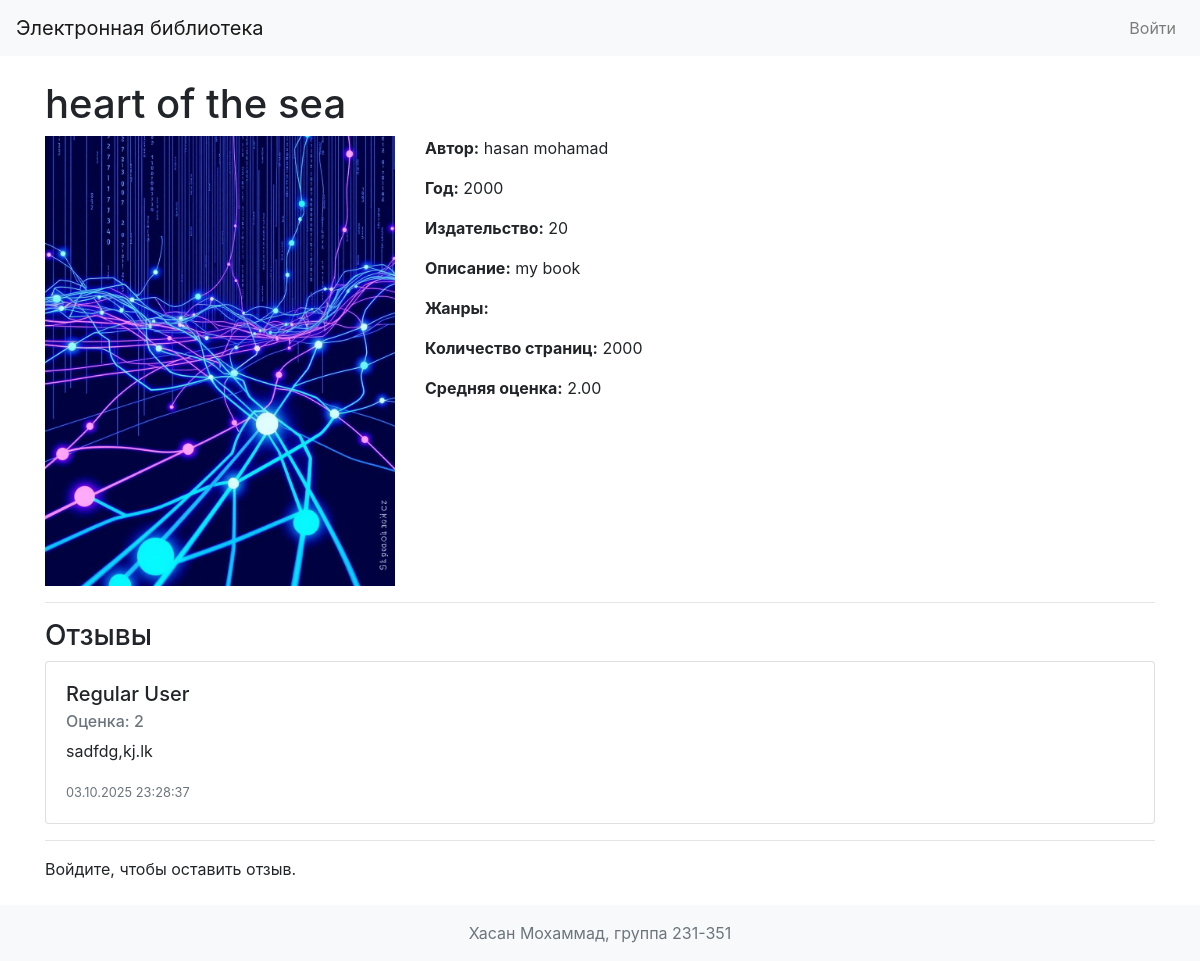
Screenshot of /book/1 with the database file from the repository.
### models.py (models this page shows, shortened)
class Book(db.Model):
    id = db.Column(db.Integer, primary_key=True)
    title = db.Column(db.String(255), nullable=False)
    description = db.Column(db.Text, nullable=False)
    year = db.Column(db.Integer, nullable=False)  # Use Integer for Year
    publisher = db.Column(db.String(255), nullable=False)
    author = db.Column(db.String(255), nullable=False)
    pages = db.Column(db.Integer, nullable=False)
    cover_id = db.Column(db.Integer, db.ForeignKey('cover.id', ondelete='CASCADE'), nullable=False)
    cover = db.relationship('Cover', backref=db.backref('books', lazy=True))
    genres = db.relationship('Genre', secondary=book_genre, backref=db.backref('books', lazy=True))
    reviews = db.relationship('Review', backref='book', lazy=True, cascade="all, delete-orphan")

class Cover(db.Model):
    id = db.Column(db.Integer, primary_key=True)
    filename = db.Column(db.String(255), nullable=False, unique=True)
    mime_type = db.Column(db.String(100), nullable=False)
    md5_hash = db.Column(db.String(32), nullable=False)

class Review(db.Model):
    id = db.Column(db.Integer, primary_key=True)
    book_id = db.Column(db.Integer, db.ForeignKey('book.id', ondelete='CASCADE'), nullable=False)
    user_id = db.Column(db.Integer, db.ForeignKey('user.id'), nullable=False)
    rating = db.Column(db.Integer, nullable=False)
    text = db.Column(db.Text, nullable=False)
    date_added = db.Column(db.TIMESTAMP, default=datetime.utcnow)
    status_id = db.Column(db.Integer, db.ForeignKey('review_status.id'), nullable=False, default=1)  # Статус "на рассмотрении" по умолчанию
    status = db.relationship('ReviewStatus', backref='reviews')

class User(UserMixin, db.Model):
    id = db.Column(db.Integer, primary_key=True)
    username = db.Column(db.String(80), unique=True, nullable=False)
    password_hash = db.Column(db.String(128), nullable=False)
    first_name = db.Column(db.String(50), nullable=False)
    last_name = db.Column(db.String(50), nullable=False)
    middle_name = db.Column(db.String(50))
    role_id = db.Column(db.Integer, db.ForeignKey('role.id'), nullable=False)
    role = db.relationship('Role', backref=db.backref('users', lazy=True))
    reviews = db.relationship('Review', backref='author', lazy=True)

### routes.py (the view)
@routes_bp.route('/book/<int:book_id>')
def book_detail(book_id):
    book = Book.query.get_or_404(book_id)
    review_form = ReviewForm()
    approved_status = ReviewStatus.query.filter_by(name='одобрена').first()
    reviews = Review.query.filter_by(book_id=book_id, status_id=approved_status.id).order_by(Review.date_added.desc()).all()
    user_review = None
    if current_user.is_authenticated:
        user_review = Review.query.filter_by(book_id=book_id, user_id=current_user.id).first()
    avg_rating = db.session.query(db.func.avg(Review.rating)).filter(Review.book_id == book.id, Review.status_id == approved_status.id).scalar() or 0
    return render_template('book_detail.html', book=book, review_form=review_form, avg_rating=avg_rating, reviews=reviews, user_review=user_review)

### templates/book_detail.html (shortened to what this page needs)
{% extends 'base.html' %}
{% block content %}
    <h1>{{ book.title }}</h1>
    <div class="row">
        <div class="col-md-4">
            <img src="{{ url_for('routes.uploaded_file', filename=book.cover.filename) }}" alt="{{ book.title }}" class="img-fluid">
        </div>
        <div class="col-md-8">
            <p><strong>Автор:</strong> {{ book.author }}</p>
            <p><strong>Год:</strong> {{ book.year }}</p>
            <p><strong>Издательство:</strong> {{ book.publisher }}</p>
            <p><strong>Описание:</strong> {{ book.description }}</p>
            <p><strong>Жанры:</strong>
            </p>
            <p><strong>Количество страниц:</strong> {{ book.pages }}</p>
            <p><strong>Средняя оценка:</strong> {{ "{:.2f}".format(avg_rating) }}</p>
        </div>
    </div>
    <hr>
    <h3>Отзывы</h3>
    {% if reviews %}
        {% for review in reviews %}
            <div class="card mb-3">
                <div class="card-body">
                    <h5 class="card-title">{{ review.author.first_name }} {{ review.author.last_name }}</h5>
                    <h6 class="card-subtitle mb-2 text-muted">Оценка: {{ review.rating }}</h6>
                    <p class="card-text">{{ review.text }}</p>
                    <p class="card-text"><small class="text-muted">{{ review.date_added.strftime('%d.%m.%Y %H:%M:%S') }}</small></p>
                </div>
            </div>
        {% endfor %}
    {% else %}
        <p>Нет отзывов для этой книги.</p>
    {% endif %}
    <hr>
        {% if current_user.is_authenticated %}
        {% if current_user.role.name == 'user' %}
            <h3>Ваш отзыв</h3>
            {% if user_review %}
                {% if user_review.status.name == 'на рассмотрении' %}
                    <p>Ваша рецензия на рассмотрении.</p>
                {% elif user_review.status.name == 'одобрена' %}
                    <div class="card mb-3">
                        <div class="card-body">
                            <h5 class="card-title">Ваш отзыв</h5>
                            <h6 class="card-subtitle mb-2 text-muted">Оценка: {{ user_review.rating }}</h6>
                            <p class="card-text">{{ user_review.text }}</p>
                            <p class="card-text"><small class="text-muted">{{ user_review.date_added.strftime('%d.%m.%Y %H:%M:%S') }}</small></p>
                        </div>
                    </div>
                {% elif user_review.status.name == 'отклонена' %}
                    <p>Ваша рецензия была отклонена. Пожалуйста, напишите другую.</p>
                    <a href="{{ url_for('routes.add_review', book_id=book.id) }}" class="btn btn-primary">Написать рецензию</a>
                {% endif %}
            {% else %}
                <a href="{{ url_for('routes.add_review', book_id=book.id) }}" class="btn btn-primary">Написать рецензию</a>
            {% endif %}
        {% endif %}
    {% else %}
        <p>Войдите, чтобы оставить отзыв.</p>
    {% endif %}
{% endblock %}

### templates/base.html (shortened to what this page needs)
<!DOCTYPE html>
<html lang="en">
<head>
    <link rel="stylesheet" href="https://stackpath.bootstrapcdn.com/bootstrap/4.5.2/css/bootstrap.min.css">
</head>
<body>
    <nav class="navbar navbar-expand-lg navbar-light bg-light">
        <a class="navbar-brand" href="{{ url_for('routes.index') }}">Электронная библиотека</a>
        <div class="collapse navbar-collapse" id="navbarNav">
            <ul class="navbar-nav ml-auto">
                {% if current_user.is_authenticated %}
                    <li class="nav-item">
                        <span class="navbar-text">
                            Здравствуйте, {{ current_user.last_name }} {{ current_user.first_name }} {{ current_user.middle_name }} |
                        </span>
                    </li>
                {% if current_user.role.name == 'user' %}
                    <li class="nav-item">
                        <a class="nav-link" href="{{ url_for('routes.my_reviews') }}">Мои рецензии | </a>
                    </li>
                {% endif %}
                {% if current_user.role.name == 'moderator' %}
                    <li class="nav-item">
                        <a class="nav-link" href="{{ url_for('routes.moderate_reviews') }}">Модерация рецензий |</a>
                    </li>
                {% endif %}
                    <li class="nav-item">
                        <a class="nav-link" href="{{ url_for('routes.logout') }}">Выйти</a>
                    </li>
                {% else %}
                    <li class="nav-item">
                        <a class="nav-link" href="{{ url_for('routes.login') }}">Войти</a>
                    </li>
                {% endif %}
            </ul>
        </div>
    </nav>
    <div class="container mt-4">
        {% block content %}{% endblock %}
    </div>
    <footer class="footer mt-4 py-3 bg-light">
        <div class="container text-center">
            <span class="text-muted">Хасан Мохаммад, группа 231-351</span>
        </div>
    </footer>
    <link rel="stylesheet" href="https://cdn.jsdelivr.net/simplemde/latest/simplemde.min.css">
</body>
</html>

### rows the page displays
Book: title "heart of the sea", author "hasan mohamad", year "2000", publisher "20", description "my book", pages "2000"
Cover: filename (picture)
Review: author.first_name "Regular", author.last_name "User", rating "2", text "sadfdg,kj.lk", date_added "03.10.2025 23:28:37"

### other values shown
{{ "{:.2f}".format(avg_rating) }} "2.00"
